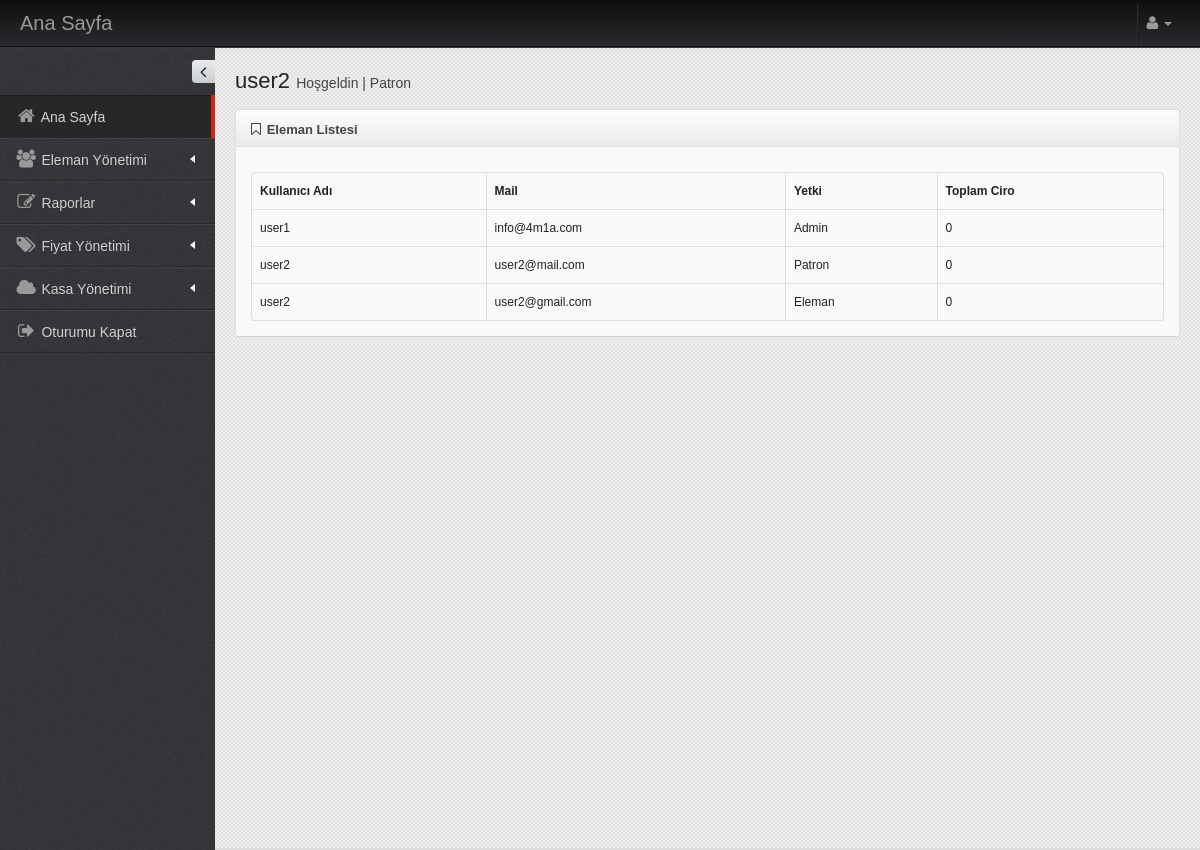
Page /eleman.php (signed in) on the committed database.
### tables this page shows
CREATE TABLE `user` (
  `id` int(11) NOT NULL,
  `kullanici` varchar(50) NOT NULL,
  `mail` varchar(100) NOT NULL,
  `sifre` varchar(150) NOT NULL,
  `yetki` varchar(50) NOT NULL
);

### eleman.php (the view, shortened to what this page needs)
<?php
	include("include/config.php");
	if(empty($_SESSION["kullanici"])){
		header("Refresh: 0; url= index.php");
	}else if(!strcmp("Patron", $_SESSION['yetki'])){
?>
<!DOCTYPE html>
 <html lang="tr">
	<head>
		<link href="assets/plugins/bootstrap/css/bootstrap.min.css" rel="stylesheet" />
		<link href="assets/plugins/bootstrap/css/bootstrap-responsive.min.css" rel="stylesheet" />
		<link href="assets/plugins/font-awesome/css/font-awesome.css" rel="stylesheet" />
		<link href="assets/css/style.css" rel="stylesheet" />
		<link href="assets/css/style-responsive.css" rel="stylesheet" />
		<link href="assets/css/themes/default.css" rel="stylesheet" id="style_color" />
		<link href="assets/plugins/uniform/css/uniform.default.css" rel="stylesheet" type="text/css" />
		<link href="#" rel="stylesheet" id="style_metro" />
		<link href="assets/plugins/fancybox/source/jquery.fancybox.css" rel="stylesheet" rel="stylesheet" type="text/css" />
		<link href="assets/plugins/gritter/css/jquery.gritter.css" rel="stylesheet" type="text/css" />
		<link href="assets/plugins/bootstrap-daterangepicker/daterangepicker.css" rel="stylesheet" type="text/css" />
		<link href="assets/plugins/fullcalendar/fullcalendar/bootstrap-fullcalendar.css" rel="stylesheet" type="text/css"  />
		<link href="assets/plugins/jqvmap/jqvmap/jqvmap.css" media="screen" rel="stylesheet" type="text/css" />
	</head>
	<body class="fixed-top">
		<?php include("header.php") ;?>
		<div id="container" class="row-fluid">
			<?php include("menu.php") ;?>
		</div>
		<div id="body">
			<div class="container-fluid">
				<div class="row-fluid">
						<div class="span12">
							<h3 class="page-title">
								<?php echo $_SESSION['kullanici']; ?> <small>Hoşgeldin | <?php echo $_SESSION['yetki']; ?></small>
							</h3>
						</div>
				</div>
				<div id="page" class="dashboard">
					<div class="row-fluid">
						<div class="span12">
							<div class="widget box light-grey">
								<div class="widget-title">
									<h4><i class="icon-bookmark-empty"></i> Eleman Listesi</h4>
								</div>
								<div class="widget-body">
									<table class="table table-striped table-bordered table-hover" id="sample_1" style="font-size:12px;">
										<thead>
											<tr>
												<th>Kullanıcı Adı</th>
												<th>Mail</th>
												<th>Yetki</th>
												<th>Toplam Ciro</th>
											</tr>
										</thead>
										<tbody>
											<?php
											$selectUser = "SELECT * FROM user";
											$rUser = $conn->query($selectUser);
											if (mysqli_num_rows($rUser)>0){
												while ($row = $rUser->fetch_array(MYSQLI_NUM)) {
													if(strcmp(0,$row[4])){
														echo '<tr class="odd gradeX"><td>'.$row[1].'</td>
														<td>'.$row[2].'</td>
														<td>'.$row[4].'</td>';
														$selectKasa = "SELECT miktar FROM kasa WHERE eleman_id='".$row[0]."'";
														$ciro = $conn->query($selectKasa);
														if (mysqli_num_rows($ciro)>0){
															$total = 0;
															while ($elemanCiro = $ciro->fetch_array(MYSQLI_NUM)) {
																$total = $total + $elemanCiro[0];
															}
															echo '<td>'.$total.'</td>';
														}else{
															echo '<td>0</td>';
														}
													}
												}
											}
											else{
												echo'<tr><td>-</td><td>-</td><td>-</td><td>-</td></tr>';
											}
											?>
										</tbody>
									</table>
								</div>
							</div>
						</div>
					</div>
				</div>
			</div>
		</div>
	</body>
</html>
<?php
	}else{
		header("Refresh: 0; url= dashboard.php");
	}
?>

### assets/css/style.css (style rules this page uses)
body { color: #000; font-family: 'Arial'; padding: 0px !important; margin: 0px !important; font-size:13px; }
[class^="icon-"], [class*=" icon-"],[class^="icon-"]:hover, [class*=" icon-"]:hover { background: none !important; }
h3 small, h small, h5 small { color: #444; }
h1, h2, h3, h4, h5, h6 { font-weight: normal; }
.page-title { font-size: 22px; display: block; font-weight: normal !important; margin: 13px 0px 8px 0px; }
.page-title small { font-size: 14px; }
.fixed-top #container { margin-top: 48px; }
#body { margin-top: 0px; margin-left: 215px; min-height: 800px; background: #f7f7f7 url("../img/body-bg.png"); border-bottom: 2px solid #ddd; }
.widget-body .table { padding-bottom: 0px !important; margin-bottom: 0px !important; }
.widget { background: none repeat scroll 0 0 #F9F9F9; border-top: 1px solid #e0dede; border-left: 1px solid #e0dede; border-right: 1px solid #e0dede; margin-top: 0px; margin-bottom: 20px; -webkit-border-radius: 3px; -moz-border-radius: 3px; border-radius: 3px; }
.widget-title { background-color: #EFEFEF; background-image: -webkit-gradient(linear, 0 0%, 0 100%, from(#FDFDFD), to(#EAEAEA)); background-image: -webkit-linear-gradient(top, #FDFDFD 0%, #EAEAEA 100%); background-image: -moz-linear-gradient(top, #FDFDFD 0%, #EAEAEA 100%); background-image: -ms-linear-gradient(top, #FDFDFD 0%, #EAEAEA 100%); background-image: -o-linear-gradient(top, #FDFDFD 0%, #EAEAEA 100%); background-image: -linear-gradient(top, #FDFDFD 0%, #EAEAEA 100%); filter: progid:DXImageTransform.Microsoft.gradient( startColorstr='#fdfdfd', endColorstr='#eaeaea',GradientType=0 ); border-bottom: 1px solid #e0dede; height: 36px; -webkit-border-radius: 3px 3px 0px 0px; -moz-border-radius: 3px 3px 0px 0px; border-radius: 3px 3px 0px 0px; }
.widget-title > h4 { color: #444; float: left; font-size: 13px; font-weight: bold; padding: 12px 11px 10px 15px; line-height: 12px; margin: 0; }
.widget-title > h4 i { font-size: 14px; margin-right: 2px; }
.widget-body { display: block; padding: 15px 15px; border-bottom: 1px solid #CDCDCD; -webkit-border-radius: 0px 0px 3px 3px; -moz-border-radius: 0px 0px 3px 3px; border-radius: 0px 0px 3px 3px; }

### assets/css/style-responsive.css (style rules this page uses)
@media (min-width: 980px) { #body { margin-top: 0px !important; } }
@media (min-width: 980px) { .fixed-top #body { margin-top: 20px; } }

### assets/css/themes/default.css (style rules this page uses)
body { color: #222; background-color:#3c3c3c !important; background-image: url(../../img/bg-default.png) !important; }

### rows in the picture
user: kullanici "user1", mail "info@4m1a.com", yetki "Admin"
user: kullanici "user2", mail "user2@mail.com", yetki "Patron"
user: kullanici "user2", mail "user2@gmail.com", yetki "Eleman"

### other values in the picture
$_SESSION['kullanici'] "user2"
$_SESSION['yetki'] "Patron"
